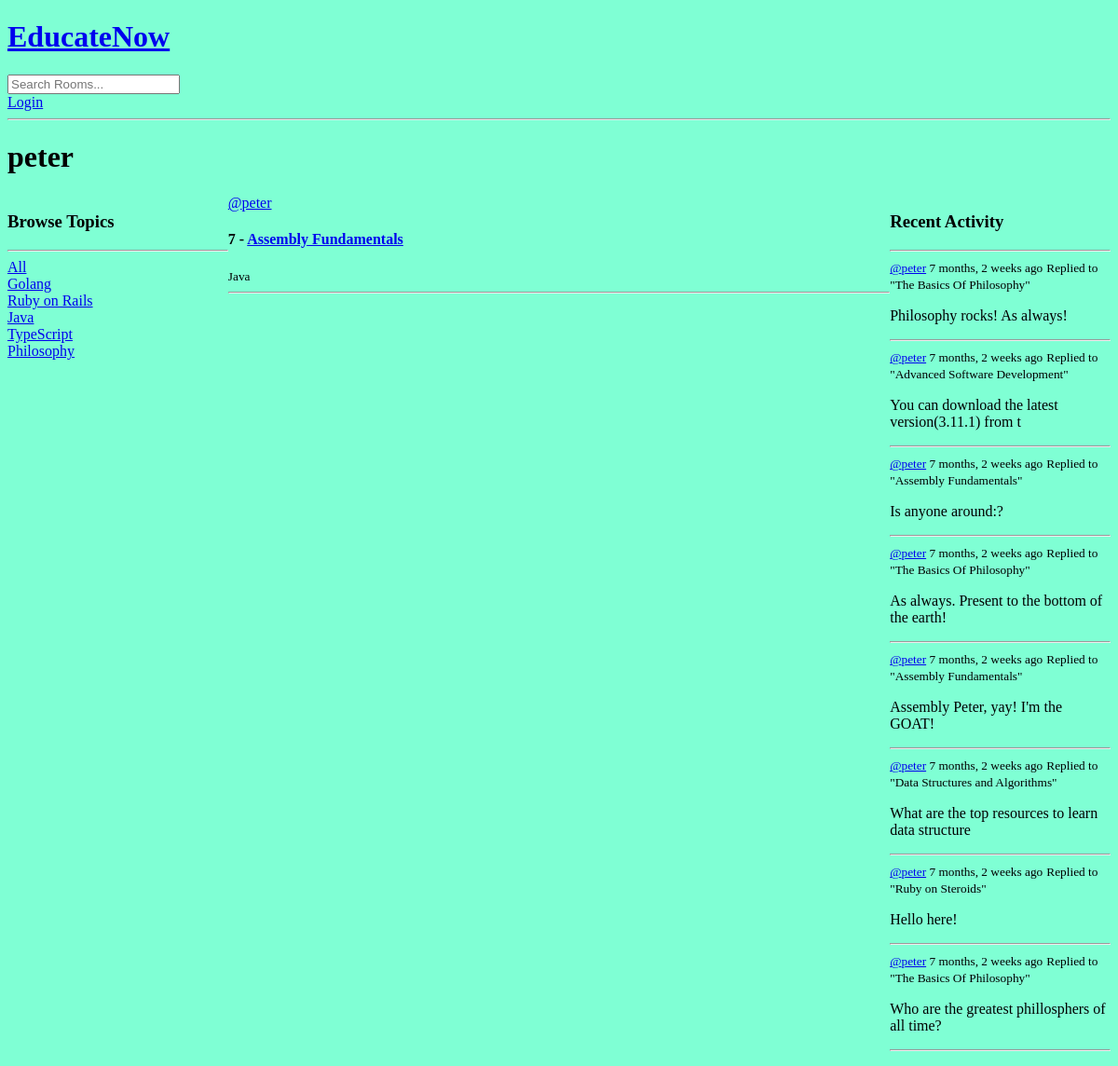
Before: /user-profile/3/ with the older database file.
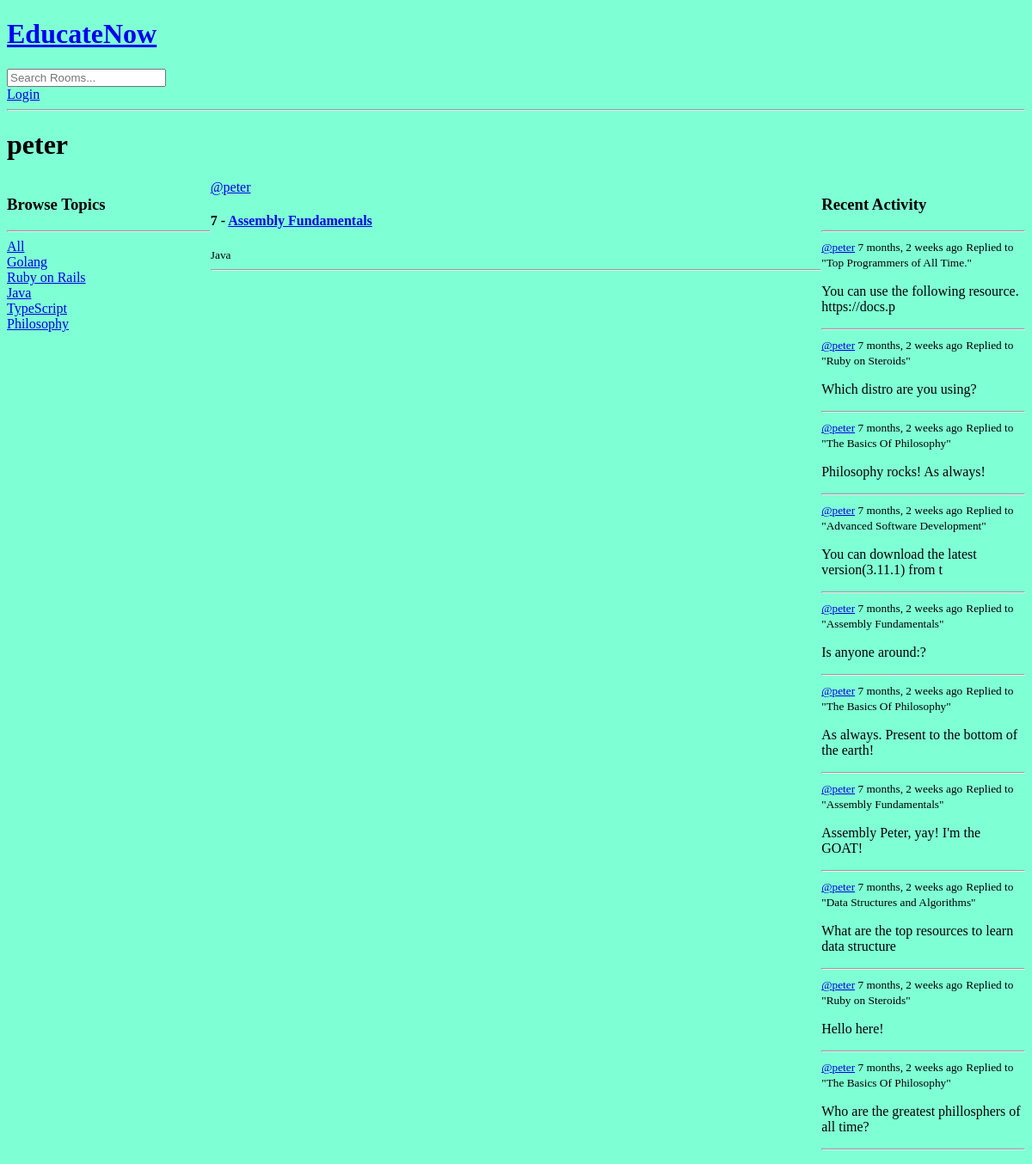
After: the same page with the newer database file.
### base/models.py (models this page shows, shortened)
class Topic(models.Model):
    objects = models.Manager()
    name = models.CharField(max_length=200, unique=True)

class Room(models.Model):
    objects = models.Manager()
    name = models.CharField(max_length=200, unique=True)
    host = models.ForeignKey(User, on_delete=models.CASCADE, null=False)
    topic = models.ForeignKey(Topic, on_delete=models.CASCADE, null=False)
    participants = models.ManyToManyField(User, related_name="participants", blank=True)
    description = models.TextField(null=False, blank=False)
    updated = models.DateTimeField(auto_now=True)
    created = models.DateTimeField(auto_now_add=True)
    class Meta:
        ordering = ["-updated", "-created"]
    def __str__(self):
        return str(self.name)

class Message(models.Model):
    objects = models.Manager()
    user = models.ForeignKey(User, on_delete=models.CASCADE)
    room = models.ForeignKey(Room, on_delete=models.CASCADE)
    body = models.TextField(blank=False)
    created = models.DateTimeField(auto_now_add=True)
    updated = models.DateTimeField(auto_now=True)
    class Meta:
        ordering = ["-updated", "-created"]
    def __str__(self):
        return str(self.body[0:50])

### base/views.py (the view)
# urls.py: path("user-profile/<str:pk>/", views.user_profile, name="user-profile"),
def user_profile(request, pk):
    user = User.objects.get(id=pk)
    rooms = user.room_set.all()
    comments = user.message_set.all()
    topics = Topic.objects.all()
    context = {"user": user, "rooms": rooms, "comments": comments, "topics": topics}
    return render(request, "base/user_profile.html", context)

### base/templates/base/user_profile.html (shortened to what this page needs)
{% extends "main.html" %}
{% block content %}
    <h1>{{ user.username }}</h1>
    <div class="profile-container">
        <div>{% include "base/topics_components.html" %}</div>
        <div>{% include "base/feed_component.html" %}</div>
        <div>{% include "base/activity_component.html" %}</div>
    </div>
{% endblock content %}

### base/templates/base/topics_components.html
<h3>Browse Topics</h3>
<hr />
<div>
  <a href='{% url "home" %}'>All</a>
</div>
{% for topic in topics %}
  <div>
    <a href='{% url "home" %}?q={{ topic.name }}'>{{ topic.name }}</a>
  </div>
{% endfor %}

### base/templates/base/feed_component.html (shortened to what this page needs)
<div>
  {% for room in rooms %}
    <div>
      <a href="{% url 'user-profile' room.host.id %}">@{{ room.host.username }}</a>
      <h4>
        {{ room.id }} -
        <a href='{% url "room" room.id %}'>{{ room.name }}</a>
      </h4>
      <small>{{ room.topic.name }}</small>
      <hr />
    </div>
  {% endfor %}
</div>

### base/templates/base/activity_component.html (shortened to what this page needs)
<h3>Recent Activity</h3>
<hr />
{% for comment in comments %}
  <div>
    <small><a href="{% url 'user-profile' comment.user.id %}">@{{ comment.user }}</a> {{ comment.created|timesince }} ago</small>
    <small>Replied to "{{ comment.room }}"</small>
    <p>{{ comment }}</p>
    <hr />
  </div>
{% endfor %}

Changed rows visible on the page:
added Message: user "peter", created "7 months, 2 weeks", room "Top Programmers of All Time.", body "You can use the following resource. https://docs.p"
added Message: user "peter", created "7 months, 2 weeks", room "Ruby on Steroids", body "Which distro are you using?"
